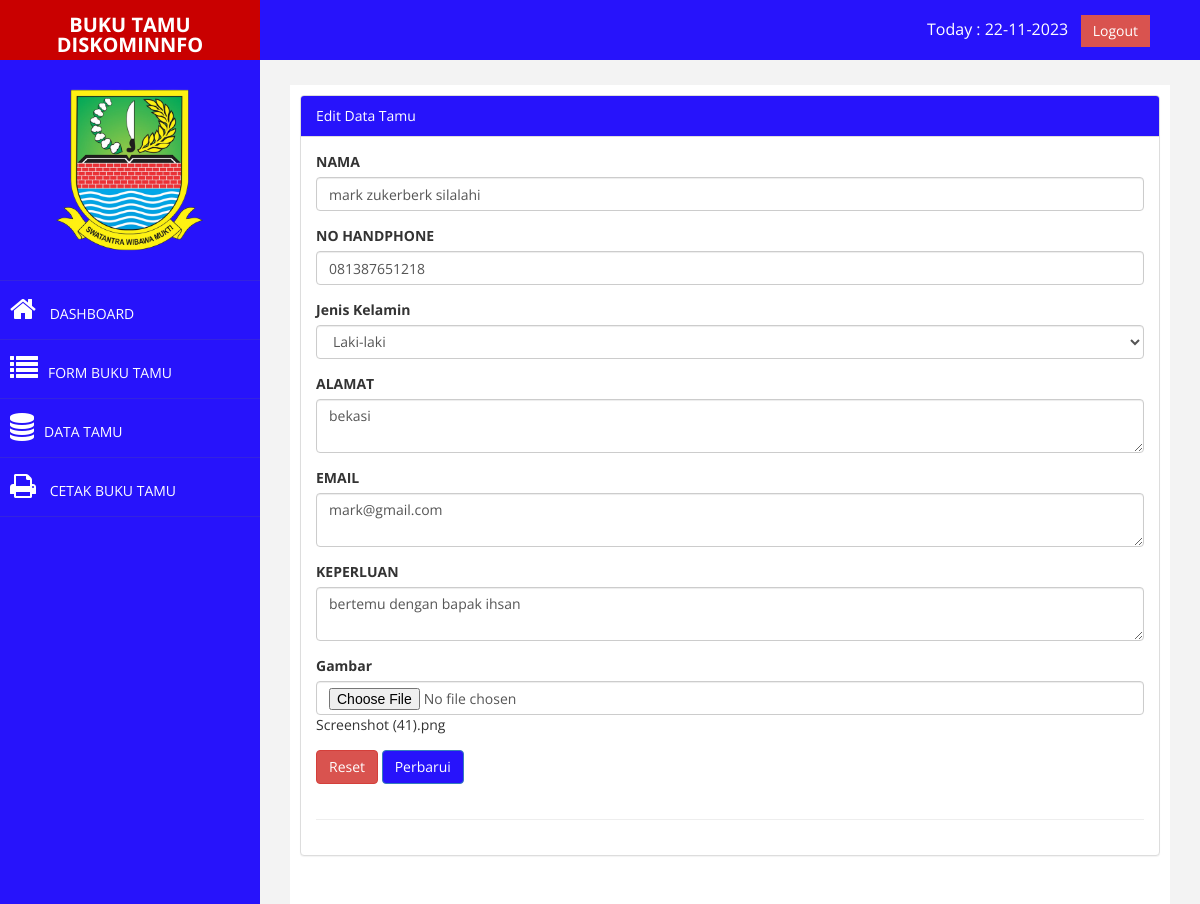
The page /index.php?page=tamu&aksi=edit&id=6 (signed in) on the database its author committed.
### tables this page shows
CREATE TABLE `daftar_tamu` (
  `id` int(11) NOT NULL AUTO_INCREMENT,
  `nama` varchar(200) NOT NULL,
  `no_hp` varchar(200) NOT NULL,
  `jk` varchar(200) NOT NULL,
  `alamat` varchar(200) NOT NULL,
  `email` text NOT NULL,
  `keperluan` varchar(500) NOT NULL,
  `gambar` varchar(200) NOT NULL,
  `tanggal` date DEFAULT NULL,
  PRIMARY KEY (`id`)
);

### page/tamu/edit.php (the view, shortened to what this page needs)
<?php
	$id = $_GET["id"];
	$edit = $mysqli->query("SELECT * FROM daftar_tamu WHERE id =$id");
	$e = mysqli_fetch_array($edit);
 ?>
 <div class="panel panel-default">
                        <div class="panel-heading">
                            Edit Data Tamu
                        </div>
                        <div class="panel-body">
                            <div class="row">
                                <div class="col-md-12">
                                	<form name="form_mahasiswa" action="?page=tamu&aksi=update" method="post" enctype="multipart/form-data">
									<div class="form-group">
											<label for="nama">NAMA</label>
											<input type="text" class="form-control" id="nama" name="nama" placeholder="Nama Tamu Berkunjung" value="<?= $e["nama"]; ?>" required>
									 	</div>
										<div class="form-group">
											<label for="no_hp">NO HANDPHONE</label>
									 		<input type="text" class="form-control" id="no_hp" name="no_hp" placeholder="Nomor Handphone" value="<?= $e["no_hp"]; ?>" required>
									 	</div>
										<div class="form-group">
											<label for="jk">Jenis Kelamin</label>
											<select name="jk" class="form-control" id="jk" name="jk" required>
													<option value="<?= $e["jk"]; ?>"><?= $e["jk"]; ?></option>
												</select>
										</div>
										<div class="form-group">
											<label for="alamat">ALAMAT</label>
											<textarea type="text" class="form-control" id="alamat" name="alamat" value="<?= $e["alamat"]; ?>" required><?= $e["alamat"]; ?></textarea>
									 	</div>
										<div class="form-group">
											<label for="email">EMAIL</label>
											<textarea type="text" class="form-control" id="email" name="email" value="<?= $e["email"]; ?>" required><?= $e["email"]; ?></textarea>
									 	</div>
										<div class="form-group">
											<label for="keperluan">KEPERLUAN</label>
											<textarea type="text" class="form-control" id="keperluan" name="keperluan" value="<?= $e["keperluan"]; ?>" required><?= $e["keperluan"]; ?></textarea>
									 	</div>
										<div class="form-group">
								 		<label for="gambar">Gambar</label>
								 		<input type="file" class="form-control" id="gambar" name="gambar">
								 		<span><?= $e["gambar"]; ?></span>
								 	</div>
									 	<div class="form-group">
									 		<button type="reset" class="btn btn-danger">Reset</button>
											<button type="submit" class="btn btn-primary">Perbarui</button>
									 	</div>
									 </form>

### assets/css/custom.css (style rules this page uses)
body { font-family: 'Open Sans', sans-serif; }

### index.php (style rules this page uses)
.btn-primary { background-color: #2713fb; }
.panel-default > .panel-heading { color:white; background-color: #2713fb; }

### rows shown on the page
daftar_tamu: nama "mark zukerberk silalahi", no_hp "081387651218", jk "Laki-laki", alamat "bekasi", email "mark@gmail.com", keperluan "bertemu dengan bapak ihsan", gambar "Screenshot (41).png"
